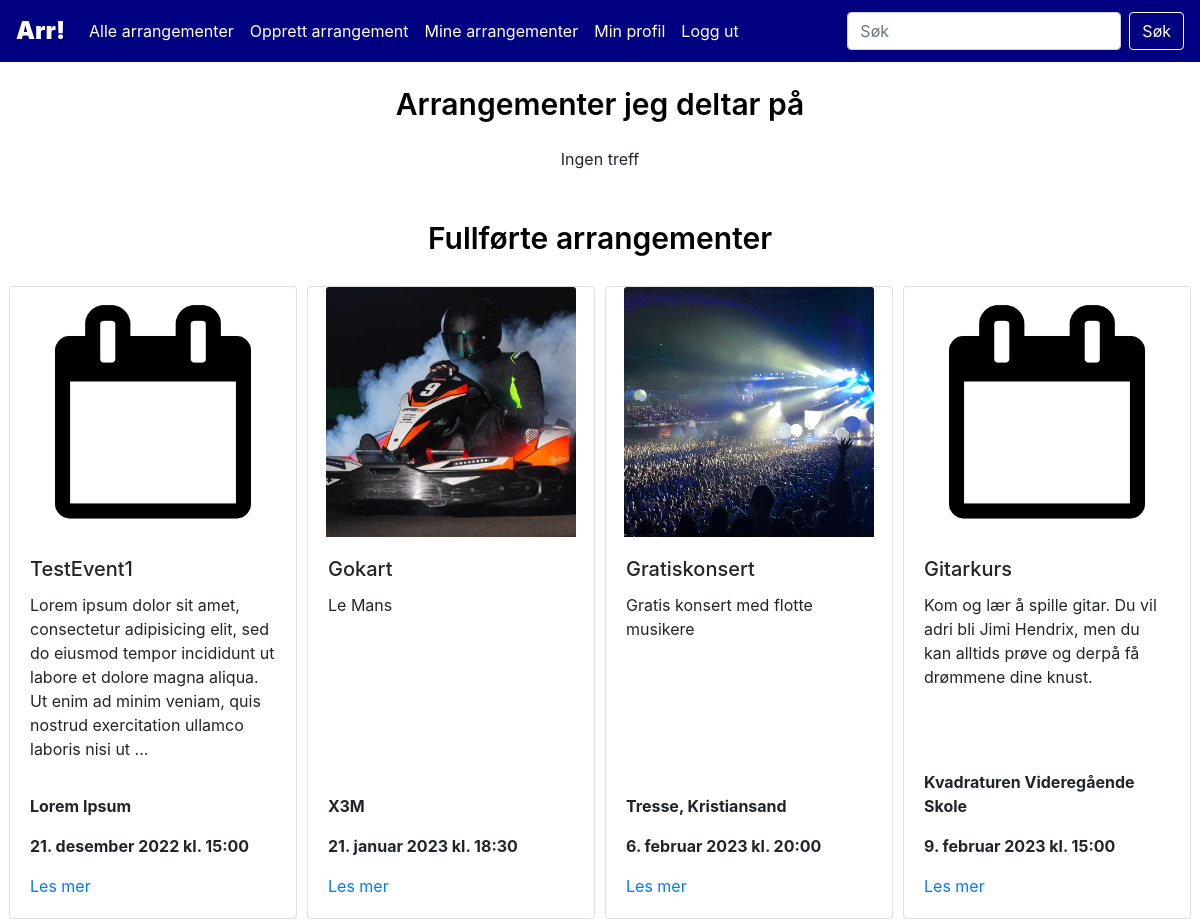
Page /showAll.php?key=guest (signed in) on the committed database.
### tables this page shows
CREATE TABLE `bookings` (
  `booking_id` int(10) NOT NULL,
  `user_id` int(10) NOT NULL,
  `event_id` int(10) NOT NULL
);

CREATE TABLE `events` (
  `event_id` int(10) NOT NULL,
  `title` varchar(100) NOT NULL,
  `info` varchar(1000) NOT NULL,
  `host` int(10) NOT NULL,
  `location` varchar(200) NOT NULL,
  `time` datetime NOT NULL,
  `category_id` int(10) NOT NULL,
  `endtime` datetime DEFAULT NULL,
  `ticketprice` varchar(10) DEFAULT NULL,
  `website` varchar(200) DEFAULT NULL,
  `img_path` varchar(200) DEFAULT NULL
);

### assets/lib/class.Booking.php (called while the page is built, shortened)
<?php
class Booking{
    function getBookings($number, $userID, $comingEvents){
        $dbConn = new DbConn();
        $conn = $dbConn->connect();
        if($number == null){
            $limit = ";";
        }
        else{
            $limit = " LIMIT $number;";
        }
        if($comingEvents){
            $time = " AND time >= CURRENT_DATE ";
        }
        else $time = " AND time < CURRENT_DATE ";
        $sql = "SELECT bookings.event_id as event_id, title, info, time, location, img_path
        FROM eventhandling.bookings
        INNER JOIN events ON bookings.event_id = events.event_id
        INNER JOIN users ON events.host = users.user_id
        INNER JOIN categories ON events.category_id = categories.category_id
        WHERE bookings.user_id = $userID" . $time .
        "ORDER BY time ASC" . $limit;
        $result = $conn->query($sql);
        return $result;
    }
}
?>

### assets/lib/class.Display.php (the view)
<?php
    class Display{
        function displayCards($result){
            if ($result->num_rows > 0) {
                echo "<div class=\"flex-container\">";
                while($row = $result->fetch_assoc()) {
                    $datetime = new DateTimeImmutable($row['time']);
                    if(file_exists($row['img_path'])) $img = $row['img_path'];
                    else $img = "assets/img/stock.png";
                    if(strlen($row['info']) > 200){
                        $info = substr($row["info"],0,200) . "...";
                    }
                    else $info = $row['info'];
                    echo "
                    <div class=\"card\" style=\"width: 18rem;\">
                    <div class=\"card-img\">
                        <img class=\"card-img-top\" src=\"" . $img . "\" alt=\"Arrangementsbilde\">
                    </div>
                    <div class=\"card-body d-flex flex-column\">
                        <h5 class=\"card-title\">" . $row["title"] . "</h5>
                        <p class=\"card-text\">$info</p>
                    </div>
                    <div class=\"card-footer\">
                        <p class=\"card-text\"><strong>" . $row["location"] . "</strong></p>
                        <p class=\"card-text\"><strong>" . self::formatDatetime($datetime) . "</strong></p>
                        <a href=\"event.php?event_id=" . $row['event_id'] . "\" class\"btn btn-primary\">Les mer</a>
                    </div>
                    </div>
                    ";
                }
                echo "</div>";
                }
                else {
                echo "<div class='no-results'><text>Ingen treff</text></div>";
            }
        }
        function translateMonth($month){
            return $translated = match($month){
                "January"=>"januar",
                "February"=>"februar",
                "March"=>"mars",
                "April"=>"april",
                "May"=>"mai",
                "June"=>"juni",
                "July"=>"juli",
                "August"=>"august",
                "September"=>"september",
                "October"=>"oktober",
                "November"=>"november",
                "December"=>"desember"
            };
        }
        function formatDatetime($datetime){
            $formattedDatetime = $datetime->format('j.') . " " . self::translateMonth($datetime->format('F')) . " " . $datetime->format('Y') . " kl. " . $datetime->format('H:i');
            return $formattedDatetime;
        }
    }
?>

### assets/css/styles.css (style rules this page uses)
.flex-container { display: flex !important; flex-direction: row !important; flex-wrap: wrap !important; justify-content: center; }
.card { margin: 5px; }
.card-img { display: flex; justify-content: center; }
.card-img img { height: 250px; max-width: 250px; object-fit: cover; width: auto; }
.card-footer { padding-left: 1.25rem; padding-bottom: 1.25rem; background-color: rgba(0,0,0,0); border-top: 1px solid rgba(0,0,0,0); }
.no-results { display: flex; justify-content: center; margin-bottom: 25px; }

### rows in the picture
bookings: event.title "TestEvent1", event.info "Lorem ipsum dolor sit amet, consectetur adipisicing elit, sed do eiusmod tempor incididunt ut labore et dolore magna aliqua. Ut enim ad minim veniam, quis nostrud exercitation ullamco laboris nisi ut ...", event.location "Lorem Ipsum", event.time "21. desember 2022 kl. 15:00"
bookings: event.img_path (picture), event.title "Gokart", event.info "Le Mans", event.location "X3M", event.time "21. januar 2023 kl. 18:30"
bookings: event.img_path (picture), event.title "Gratiskonsert", event.info "Gratis konsert med flotte musikere", event.location "Tresse, Kristiansand", event.time "6. februar 2023 kl. 20:00"
bookings: event.title "Gitarkurs", event.info "Kom og lær å spille gitar. Du vil adri bli Jimi Hendrix, men du kan alltids prøve og derpå få drømmene dine knust.", event.location "Kvadraturen Videregående Skole", event.time "9. februar 2023 kl. 15:00"
